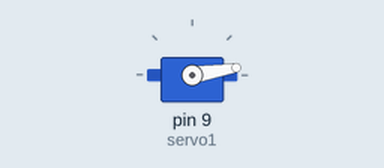
A sketch run on a simulated Arduino Uno, built with avr-gcc and run on an emulated ATmega328P. On the bench: servo. What the sketch prints to the serial monitor is not drawn.

Above: at 0.15 s.
At 9.8 s:
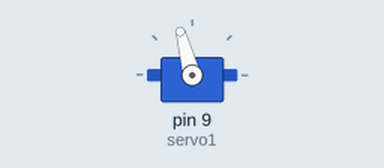
At 19.75 s:
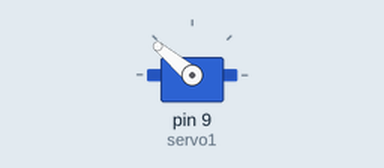
At 39.65 s:
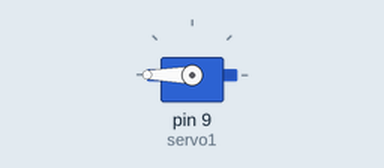
Timing chart, 0 to 40.0 s (numbered marks = the images above):
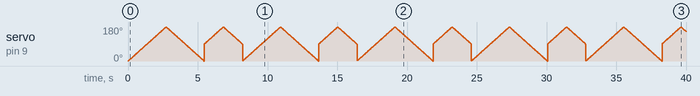

The sketch:

ServoControlSample.ino
```cpp
#include <Servo.h>

Servo servo1; Servo servo2;

int pos = 0;    // variable to store the servo position


void setup() {

  //pinMode(1,OUTPUT);
  servo1.attach(9); //analog pin 0
  //servo1.setMaximumPulse(2000);
  //servo1.setMinimumPulse(700);

  //servo2.attach(15); //analog pin 1
  Serial.begin(9600);
  Serial.println("Ready");

}

void loop() {
  for (pos = 0; pos <= 180; pos += 1) { // goes from 0 degrees to 180 degrees
    // in steps of 1 degree
    servo1.write(pos);              // tell servo to go to position in variable 'pos'
    delay(15);                       // waits 15ms for the servo to reach the position
  }
  for (pos = 180; pos >= 0; pos -= 1) { // goes from 180 degrees to 0 degrees
    servo1.write(pos);
   delay(15);                       // waits 15ms for the servo to reach the position
  }

  for (pos = 90; pos <= 180; pos += 1) { // goes from 0 degrees to 180 degrees
    // in steps of 1 degree
    servo1.write(pos);              // tell servo to go to position in variable 'pos'
    delay(15);                       // waits 15ms for the servo to reach the position
  }
  for (pos = 180; pos >= 90; pos -= 1) { // goes from 180 degrees to 0 degrees
    servo1.write(pos);
   delay(15);                       // waits 15ms for the servo to reach the position
  }

}
```
